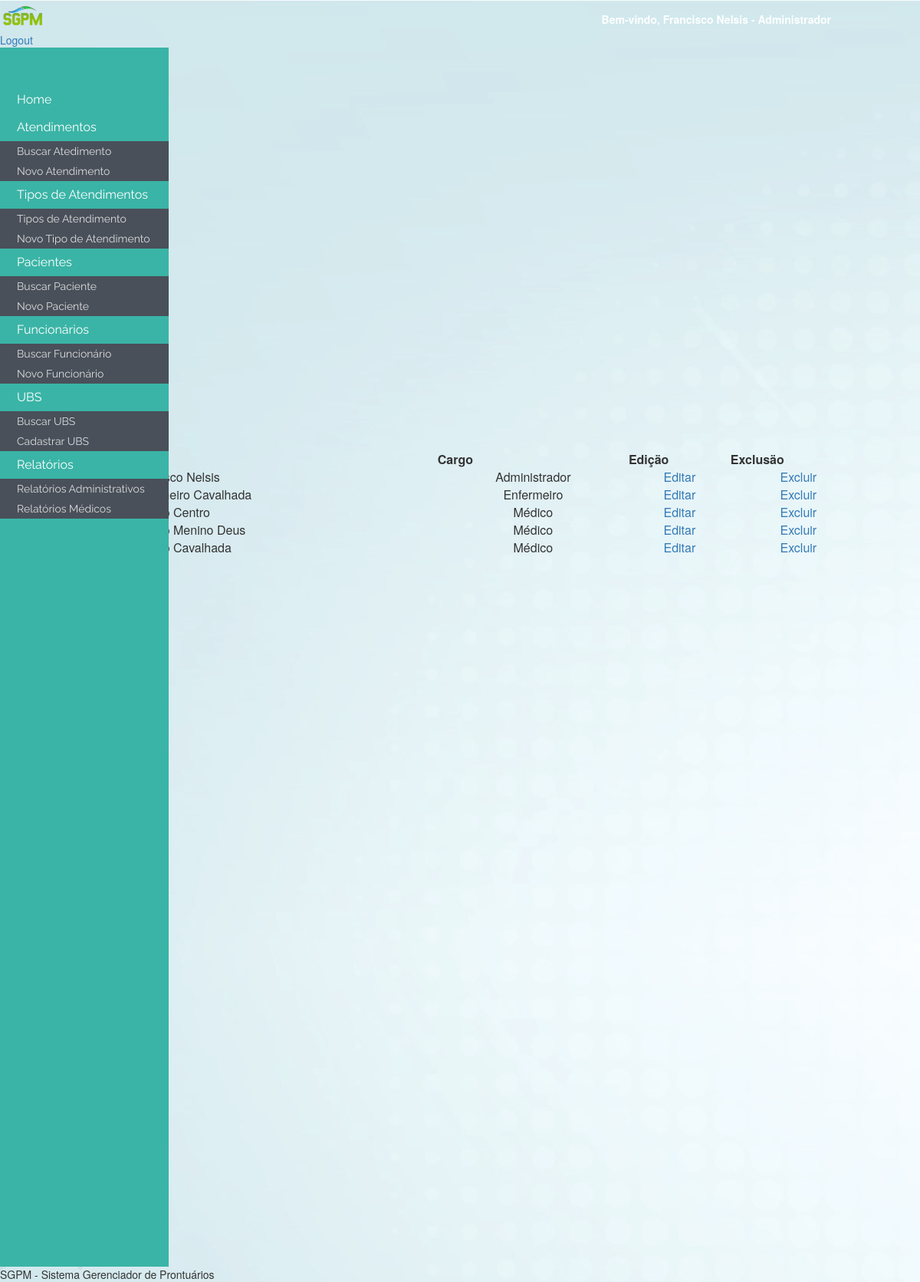
The app's page /consultarFuncionario.php (signed in) with its own data.
### tables this page shows
CREATE TABLE IF NOT EXISTS `funcionario` (
  `id_funcionario` int(4) NOT NULL AUTO_INCREMENT,
  `login` varchar(30) NOT NULL,
  `senha` varchar(32) NOT NULL,
  `nome_funcionario` varchar(50) NOT NULL,
  `cpf` varchar(50) NOT NULL,
  `rg` varchar(50) NOT NULL,
  `org_exp` varchar(10) NOT NULL,
  `data_nasc` date NOT NULL,
  `endereco` varchar(30) NOT NULL,
  `bairro` varchar(30) NOT NULL,
  `cep` varchar(10) NOT NULL,
  `cidade` varchar(30) NOT NULL,
  `nome_mae` varchar(30) NOT NULL,
  `nome_pai` varchar(30) NOT NULL,
  `email_pessoal` varchar(50) NOT NULL,
  `email_prof` varchar(30) NOT NULL,
  `tel_cel` varchar(50) NOT NULL,
  `tel_fixo` varchar(50) NOT NULL,
  `id_tipo_funcionario` int(15) NOT NULL,
  `id_genero` int(15) NOT NULL,
  `id_ubs` int(11) NOT NULL,
  `id_estado_civil` int(15) NOT NULL,
  `id_escolaridade` int(15) NOT NULL,
  `id_tipo_sanguineo` int(15) NOT NULL,
  `id_estado` int(15) NOT NULL,
  PRIMARY KEY (`id_funcionario`),
  UNIQUE KEY `login` (`login`),
  UNIQUE KEY `cpf` (`cpf`),
  UNIQUE KEY `rg` (`rg`),
  KEY `id_funcionario` (`id_funcionario`),
  KEY `FK_funcionario_tipo_funcionario` (`id_tipo_funcionario`),
  KEY `FK_funcionario_genero` (`id_genero`),
  KEY `FK_funcionario_ubs` (`id_ubs`),
  KEY `FK_funcionario_estado_civil` (`id_estado_civil`),
  KEY `FK_funcionario_escolaridade` (`id_escolaridade`),
  KEY `FK_funcionario_tipo_sanguineo` (`id_tipo_sanguineo`),
  KEY `FK_funcionario_estado` (`id_estado`)
);

CREATE TABLE IF NOT EXISTS `tipo_funcionario` (
  `id_tipo_funcionario` int(11) NOT NULL AUTO_INCREMENT,
  `nome_tipo` varchar(100) NOT NULL,
  PRIMARY KEY (`id_tipo_funcionario`),
  UNIQUE KEY `UQ_tipo_funcionario_id_tipo_funcionario` (`id_tipo_funcionario`)
);

### includes/funcoes_permissao.php (called while the page is built, shortened)
<?php
function verificarPermissao($permissao) {
    return array_search($permissao, $_SESSION['LOGIN']['PERMISSOES']) !== false ? true : false;
}

### consultarFuncionario.php (the view, shortened to what this page needs)
<?php include ('includes/cabecalho.php')?>
<?php include ('includes/menu.php')?>
<div class="divTudoConsultarPaciente">
	<div id="tituloPagina">Buscar Funcion&#225;rio</div>
	<div id="formBuscaPaciente">
		<div class="content-dataTable"
			style="width: 80%; margin: 0 auto; margin-top: -70px; margin-right: 70px">
                <table id="pacientes" class="display" cellspacing="0"
				width="100%" content="text/html;charset=utf-8">
				<thead>
					<tr>
						<th>Nome</th>
						<th>Cargo</th>
						<th>Edi&#231;&#228;o</th>
						<th>Exclus&#228;o</th>
					</tr>
				</thead>
				<tbody>
<?php
$con = mysqli_connect ( "localhost", "root", "", "sgpm" );
mysqli_set_charset ( $con, "utf8" );
$query = mysqli_query ( $con, "SELECT fun.*, tp_fun.nome_tipo FROM funcionario fun INNER JOIN tipo_funcionario tp_fun ON fun.id_tipo_funcionario = tp_fun.id_tipo_funcionario" );
while ( $linha = mysqli_fetch_array ( $query ) ) {
	?>
                                            <tr>
						<td><?php echo $linha['nome_funcionario']; ?></td>
						<td><center><?php echo $linha['nome_tipo']; ?></center></td>
						<td>
                                                    <?php if (verificarPermissao('FUNCIONARIO_ALTERAR')): ?>
                                                        <center><a href="formFuncionario.php?id_funcionario=<?php echo $linha['id_funcionario']; ?>">Editar</a></center>
                                                    <?php endif; ?>
                                                </td>
						<td>
                                                    <?php if (verificarPermissao('FUNCIONARIO_ALTERAR')): ?>
                                                        <center><a href="excluirFuncionario.php?id_exclusao=<?php echo $linha['id_funcionario']; ?>">Excluir</a></center>
                                                    <?php endif; ?>
                                                </td>
<?php }?>
                                            </tr>
				</tbody>
			</table>
		</div>
	</div>
</div>
<?php include ('includes/menuBack.php')?>
<?php include ('includes/rodape.php')?>

### includes/cabecalho.php (shortened to what this page needs)
<?php include ('includes/funcoes_permissao.php'); ?>
<html>
<head>
<LINK href="css/bootstrap.css" rel="stylesheet" type="text/css">
<link rel="stylesheet" type="text/css" href="css/dataTables.css">
<link rel="stylesheet" type="text/css" href="css/menu.css">
</head>
<body style="background-image: url(img/background_su.jpg);">
	<div class="cabecalho">
		<a href="home.php"> <img src="img/sgpm_logo2_fundoless_pequeno.png"
			class="logo"></a>
            <?php if (isset($_SESSION['LOGIN'])): ?>
                <div class="apresentacao">
			<strong>Bem-vindo, <?php echo $_SESSION['LOGIN']['NOME'] . " - " . $_SESSION['LOGIN']['CARGO']; ?></strong>
		</div>
		<div class="wrapLogoutButton">
			<a class="logoutButton" href="logout.php">Logout</a>
		</div>
            <?php endif; ?>
        </div>

### includes/menu.php
<div id='cssmenu' style="height: 575px; background-color: #3ab4a6;">
	<ul>
		<li><a href='home.php'>Home</a></li>
		<li class='active'><a href='#'>Atendimentos</a>
			<ul>
                <?php if (verificarPermissao('ATENDIMENTO_LISTAR')): ?>
                    <li><a href='consultarAtendimento.php'>Buscar
						Atedimento</a></li>
                <?php endif; ?>
                <?php if (verificarPermissao('ATENDIMENTO_INSERIR')): ?>
                    <li><a href='formAtendimento.php'>Novo Atendimento</a>
                    <?php endif; ?>
			</ul></li>
		<li class='active'><a href='#'>Tipos de Atendimentos</a>
			<ul>
				<?php if (verificarPermissao('TIPO_ATENDIMENTO_LISTAR')): ?>
                  	<li><a href='consultarTipoAtendimento.php'>Tipos de
						Atendimento</a>
                 <?php endif; ?>
                 <?php if (verificarPermissao('TIPO_ATENDIMENTO_INSERIR')): ?>
				<li><a href='formTipoAtendimento.php'>Novo Tipo de Atendimento</a>
                 <?php endif; ?>
			</ul></li>
		<li class='active'><a href='#'>Pacientes</a>
			<ul>
                <?php if (verificarPermissao('PACIENTE_LISTAR')): ?>
                    <li><a href='consultarPaciente.php'>Buscar Paciente</a></li>
                <?php endif; ?>
                <?php if (verificarPermissao('PACIENTE_INSERIR')): ?>
                    <li><a href='formPaciente.php'>Novo Paciente</a>
                    <?php endif; ?>
			</ul></li>
		<li class='active'><a href='#'>Funcionários</a>
			<ul>
                <?php if (verificarPermissao('FUNCIONARIO_LISTAR')): ?>
                    <li><a href='consultarFuncionario.php'>Buscar
						Funcionário</a></li>
                <?php endif; ?>
                <?php if (verificarPermissao('FUNCIONARIO_INSERIR')): ?>
                    <li><a href='formFuncionario.php'>Novo Funcionário</a></li>
                <?php endif; ?>
            </ul></li>
		<li class='active'><a href='#'>UBS</a>
			<ul>
                <?php if (verificarPermissao('UBS_LISTAR')): ?>
                    <li><a href='consultarUBS.php'>Buscar UBS</a></li>
                <?php endif; ?>
                <?php if (verificarPermissao('UBS_INSERIR')): ?>
                    <li><a href='formUBS.php'>Cadastrar UBS</a></li>
                <?php endif; ?>
            </ul></li>
		<li class='active'><a href='#'>Relatórios</a>
			<ul>
                <?php if (verificarPermissao('RELATORIO')): ?>
                    <li><a href='relatoriosAdministrativos.php'>Relatórios
						Administrativos</a></li>
                <?php endif; ?>
                <?php if (verificarPermissao('RELATORIO')): ?>
                    <li><a href='#'>Relatórios Médicos</a></li>
                <?php endif; ?>
            </ul></li>
	</ul>
</div>

### includes/menuBack.php (shortened to what this page needs)
<LINK href="css/menuBack.css" rel="stylesheet" type="text/css">
<div id="menuBack">
    <div class="menuBack">
    </div>
</body>
</html>

### includes/rodape.php (shortened to what this page needs)
<LINK href="css/bootstrap.css" rel="stylesheet" type="text/css">
<div class="rodape">
	<div class="rodapeTexto">
		<div>SGPM - Sistema Gerenciador de Prontuários</div>
	</div>
	</body>
	</html>

### css/menu.css (style rules this page uses)
#cssmenu, #cssmenu ul, #cssmenu ul li, #cssmenu ul li a { border: 0; box-sizing: border-box; display: block; line-height: 1; list-style: none; margin: 0; moz-box-sizing: border-box; padding: 0; position: relative; webkit-box-sizing: border-box; }
#cssmenu { color: #ffffff; font-family: Raleway, sans-serif; width: 220px; padding-top: 50px; }
#cssmenu ul ul { display: none; }
#cssmenu>ul>li.active>ul { display: block; }
#cssmenu>ul>li>a { background: #3ab4a6; color: #ffffff; cursor: pointer; font-size: 16px; o-transition: color .2s ease; padding: 10px 22px; text-decoration: none; transition: color .2s ease; webkit-transition: color .2s ease; z-index: 2; }
#cssmenu ul ul li a { background: #49505a; color: #dddddd; cursor: pointer; font-size: 14px; o-transition: color .2s ease; padding: 6px 22px; text-decoration: none; transition: color .2s ease; webkit-transition: color .2s ease; z-index: 2; }

### css/menuBack.css (style rules this page uses)
.menuBack { width: 220px; //width: 290px; position: relative; height: 173%; background-color: #3ab4a6; margin-top: -458px; left: 0px; }

### records on screen
funcionario: nome_funcionario "Francisco Nelsis", id_tipo_funcionario.nome_tipo "Administrador"
funcionario: nome_funcionario "Enfermeiro Cavalhada", id_tipo_funcionario.nome_tipo "Enfermeiro"
funcionario: nome_funcionario "Médico Centro", id_tipo_funcionario.nome_tipo "Médico"
funcionario: nome_funcionario "Medico Menino Deus", id_tipo_funcionario.nome_tipo "Médico"
funcionario: nome_funcionario "Medico Cavalhada", id_tipo_funcionario.nome_tipo "Médico"

### other values on screen
$_SESSION['LOGIN']['NOME'] "Francisco Nelsis"
$_SESSION['LOGIN']['CARGO'] "Administrador"
